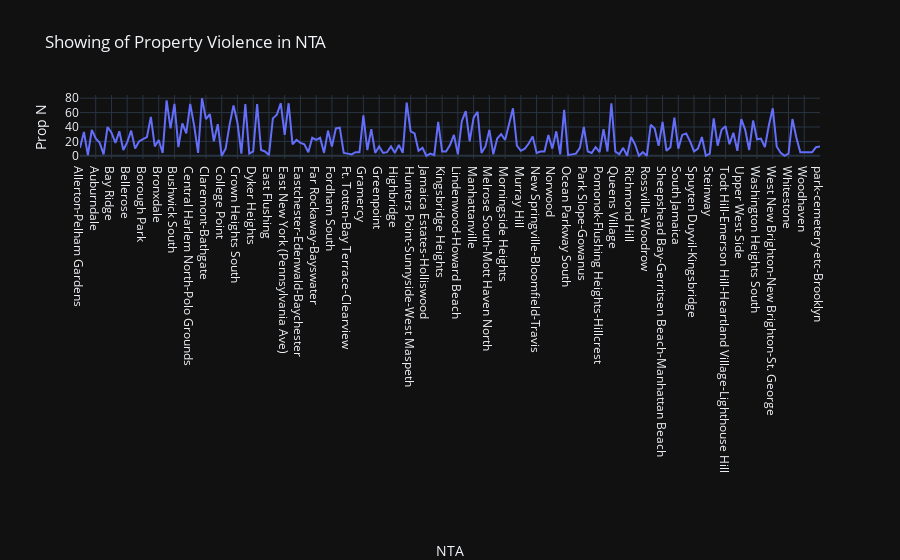

The notebook cell saved with this chart:
### Code cell
fig = px.line(nta_propn_df, x="NTA", y="Prop N", title="Showing of Property Violence in NTA")
fig.show()

### Figure 1 — Plotly figure (JSON) as saved in the notebook; plotly's stock layout.template omitted (floating-point values rounded to 4 significant figures; data arrays with more than 128 entries replaced by an {"elided": "..."} marker saying what was removed)
{"data": [{"hovertemplate": "NTA=%{x}<br>Prop N=%{y}<extra></extra>", "legendgroup": "", "line": {"color": "#636efa", "dash": "solid"}, "marker": {"symbol": "circle"}, "mode": "lines", "name": "", "orientation": "v", "showlegend": false, "x": {"elided": "189 str values"}, "xaxis": "x", "y": {"elided": "189 float values"}, "yaxis": "y", "type": "scatter"}], "layout": {"xaxis": {"anchor": "y", "domain": [0.0, 1.0], "title": {"text": "NTA"}}, "yaxis": {"anchor": "x", "domain": [0.0, 1.0], "title": {"text": "Prop N"}}, "legend": {"tracegroupgap": 0}, "title": {"text": "Showing of Property Violence in NTA"}}}
